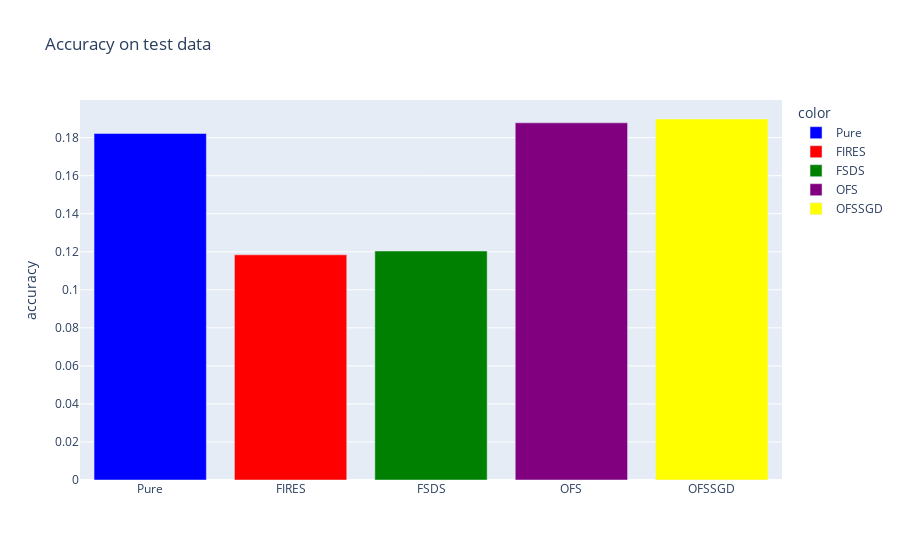

This figure's notebook cell:
### Code cell
# accuracy on test data
col_names = ["Pure","FIRES","FSDS", "OFS", "OFSSGD"]
values = [accuracy_no_ofs, accuracy_fires, accuracy_fsds, accuracy_ofs, accuracy_ofssgd]
fig = px.bar(x=col_names, y=values, title="Accuracy on test data", labels={"y":"accuracy", "x":""}, color=col_names, color_discrete_map={"Pure":"blue",'FIRES': 'red',
                                                   'FSDS': 'green', 'OFS': 'purple', "OFSSGD":"yellow"})

fig.show()

### Figure 1 — Plotly figure (JSON) as saved in the notebook; plotly's stock layout.template omitted (floating-point values rounded to 4 significant figures)
{"data": [{"alignmentgroup": "True", "hovertemplate": "color=Pure<br>=%{x}<br>accuracy=%{y}<extra></extra>", "legendgroup": "Pure", "marker": {"color": "blue"}, "name": "Pure", "offsetgroup": "Pure", "orientation": "v", "showlegend": true, "textposition": "auto", "type": "bar", "x": ["Pure"], "xaxis": "x", "y": [0.1822], "yaxis": "y"}, {"alignmentgroup": "True", "hovertemplate": "color=FIRES<br>=%{x}<br>accuracy=%{y}<extra></extra>", "legendgroup": "FIRES", "marker": {"color": "red"}, "name": "FIRES", "offsetgroup": "FIRES", "orientation": "v", "showlegend": true, "textposition": "auto", "type": "bar", "x": ["FIRES"], "xaxis": "x", "y": [0.1184], "yaxis": "y"}, {"alignmentgroup": "True", "hovertemplate": "color=FSDS<br>=%{x}<br>accuracy=%{y}<extra></extra>", "legendgroup": "FSDS", "marker": {"color": "green"}, "name": "FSDS", "offsetgroup": "FSDS", "orientation": "v", "showlegend": true, "textposition": "auto", "type": "bar", "x": ["FSDS"], "xaxis": "x", "y": [0.1204], "yaxis": "y"}, {"alignmentgroup": "True", "hovertemplate": "color=OFS<br>=%{x}<br>accuracy=%{y}<extra></extra>", "legendgroup": "OFS", "marker": {"color": "purple"}, "name": "OFS", "offsetgroup": "OFS", "orientation": "v", "showlegend": true, "textposition": "auto", "type": "bar", "x": ["OFS"], "xaxis": "x", "y": [0.1878], "yaxis": "y"}, {"alignmentgroup": "True", "hovertemplate": "color=OFSSGD<br>=%{x}<br>accuracy=%{y}<extra></extra>", "legendgroup": "OFSSGD", "marker": {"color": "yellow"}, "name": "OFSSGD", "offsetgroup": "OFSSGD", "orientation": "v", "showlegend": true, "textposition": "auto", "type": "bar", "x": ["OFSSGD"], "xaxis": "x", "y": [0.1898], "yaxis": "y"}], "layout": {"barmode": "relative", "legend": {"title": {"text": "color"}, "tracegroupgap": 0}, "title": {"text": "Accuracy on test data"}, "xaxis": {"anchor": "y", "domain": [0, 1], "title": {"text": ""}}, "yaxis": {"anchor": "x", "domain": [0, 1], "title": {"text": "accuracy"}}}}
